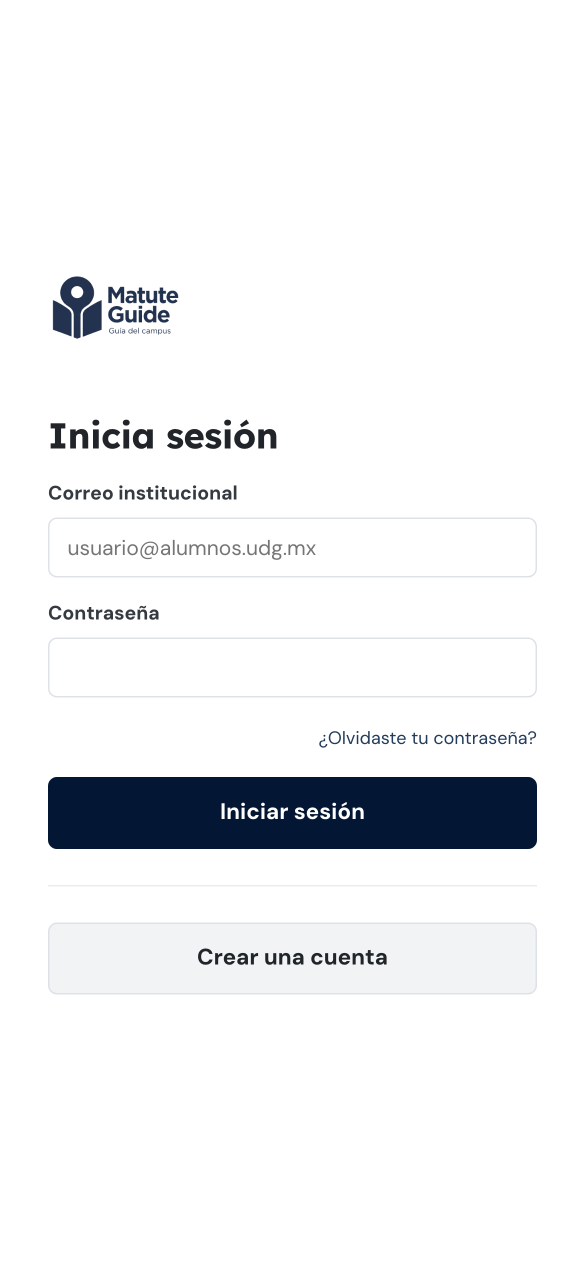
#> input picture docs/pitch/shots/mobile-dashboard.png, 1170 x 2532 px, found by its file name (shown at 1/2 size)
$ python mockup_phone.py
#> lines starting #> are read from the running program, lines starting #| are printed output that depends on the picture
"""Compone un mockup de iPhone con el screenshot móvil."""
from PIL import Image, ImageDraw

SCREEN = '/Users/diego/Documents/proyectos/web/docs/pitch/shots/mobile-dashboard.png'
OUT = '/Users/diego/Documents/proyectos/web/docs/pitch/shots/mobile-mockup.png'

NAVY = (23, 40, 70)
SURFACE = (248, 249, 250)

# Phone frame: 432×888 (proporción ~iPhone 14 Pro con bezel)
FRAME_W, FRAME_H = 480, 980
BEZEL = 18
NOTCH_W, NOTCH_H = 130, 28

screen = Image.open(SCREEN).convert('RGB')
#> screen is the input picture: PIL image 1170x2532 RGB; mean R, G, B 239.6, 240.7, 242.4
sw, sh = screen.size  # debe ser 390×844 @3x = 1170×2532
#> sw = 1170; sh = 2532

# Resize screenshot al área del display
display_w = FRAME_W - 2 * BEZEL
display_h = FRAME_H - 2 * BEZEL
screen_resized = screen.resize((display_w, display_h), Image.Resampling.LANCZOS)
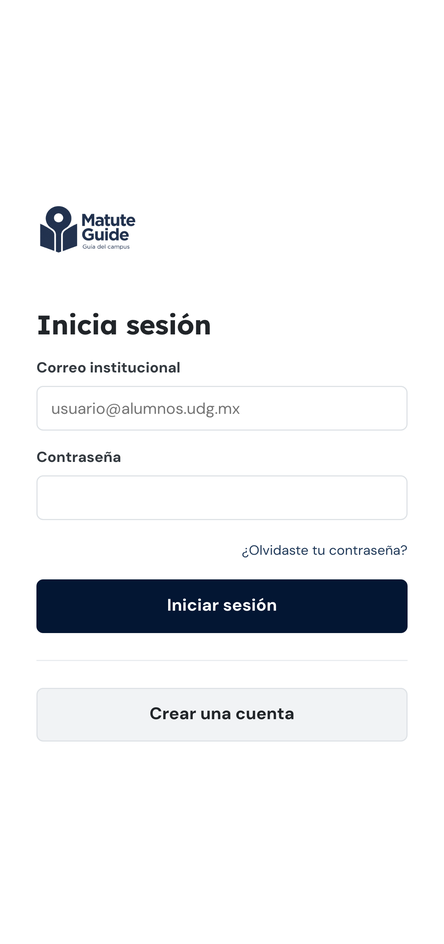
#> screen_resized: PIL image 444x944 RGB; mean R, G, B 239.5, 240.6, 242.3

# Compose
mockup = Image.new('RGBA', (FRAME_W, FRAME_H), (0, 0, 0, 0))
#> mockup: PIL image 480x980 RGBA; every value is 0
d = ImageDraw.Draw(mockup)

# Frame del teléfono (negro con border-radius)
RADIUS = 56
d.rounded_rectangle([0, 0, FRAME_W, FRAME_H], radius=RADIUS,
                    fill=(15, 15, 20, 255))

# Pegar el screenshot dentro
mask = Image.new('L', (display_w, display_h), 0)
#> mask: PIL image 444x944 L; every value is 0
md = ImageDraw.Draw(mask)
md.rounded_rectangle([0, 0, display_w, display_h], radius=RADIUS - BEZEL,
                     fill=255)
mockup.paste(screen_resized.convert('RGBA'),
             (BEZEL, BEZEL), mask)
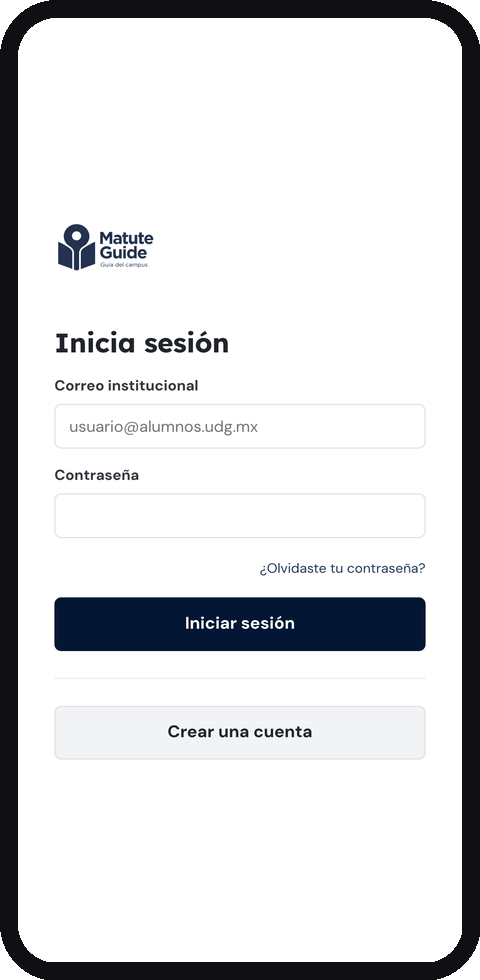
#> mockup: PIL image 480x980 RGBA; mean R, G, B, A 214.4, 215.3, 217.4, 253.6; transparent parts drawn white

# Notch
notch_x = (FRAME_W - NOTCH_W) // 2
d.rounded_rectangle([notch_x, BEZEL + 4, notch_x + NOTCH_W,
                     BEZEL + 4 + NOTCH_H], radius=14, fill=(15, 15, 20, 255))

# Speaker dot dentro del notch
d.ellipse([notch_x + NOTCH_W - 22, BEZEL + 14,
           notch_x + NOTCH_W - 12, BEZEL + 24], fill=(40, 40, 50, 255))

mockup.save(OUT, 'PNG', optimize=True)
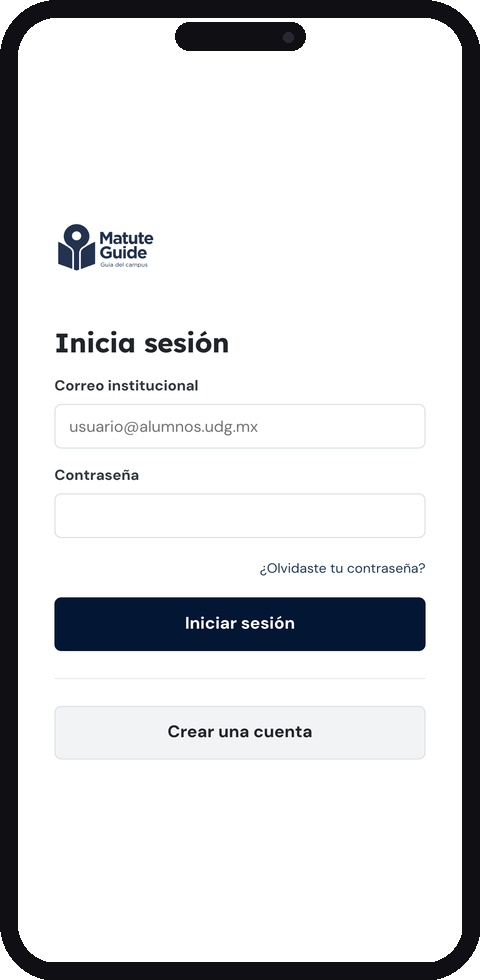
#> saved as mobile-mockup.png: PIL image 480x980 RGBA; mean R, G, B, A 212.5, 213.5, 215.6, 253.6; transparent parts drawn white
print(f'✓ {OUT}')

# También un mockup del horario (usando otro screenshot móvil)
print('Capturando segundo screenshot móvil para horario...')

$ run again, with docs/pitch/shots/admin-carreras.png copied over docs/pitch/shots/mobile-dashboard.png
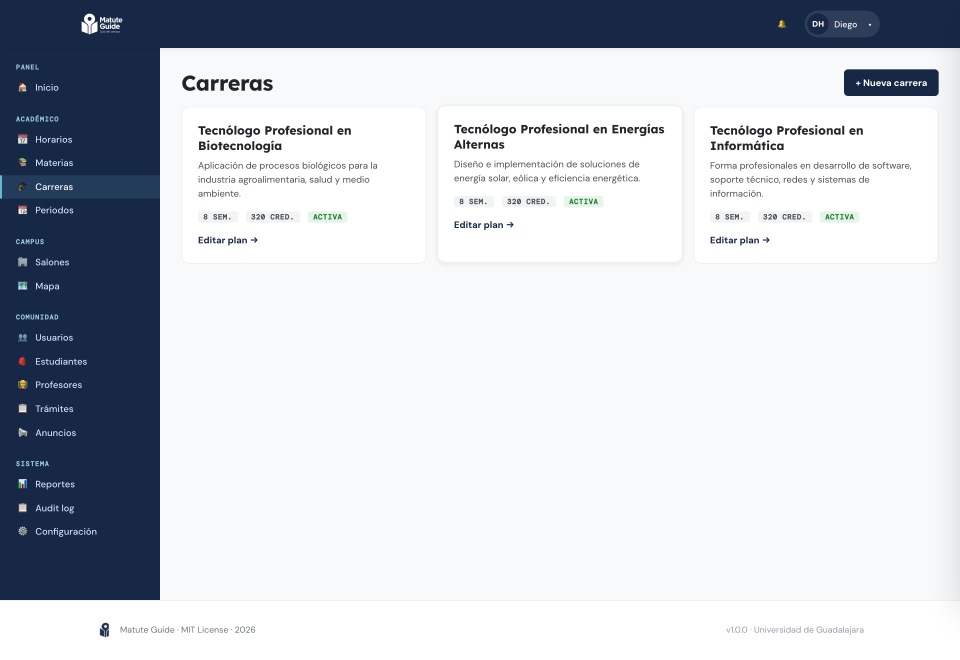
#> input picture docs/pitch/shots/admin-carreras.png, 2880 x 1978 px, found by its file name (shown at 1/3 size)
#> screen is the input picture: PIL image 2880x1978 RGB; mean R, G, B 199.5, 203.9, 210.8
#> `screen_resized = screen.resize((display_w, display_h), Image.Resamplin..`:
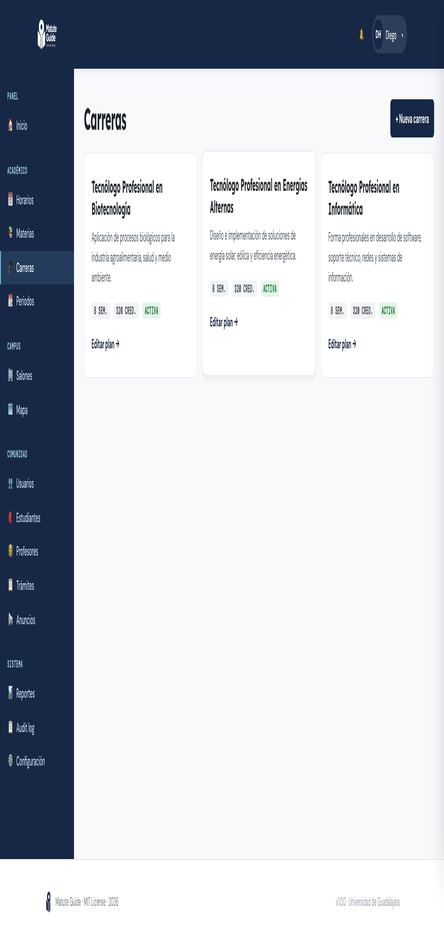
#> screen_resized: PIL image 444x944 RGB; mean R, G, B 199.4, 203.8, 210.8
#> mask: PIL image 444x944 L; every value is 0
#> `mockup.save(OUT, 'PNG', optimize=True)`:
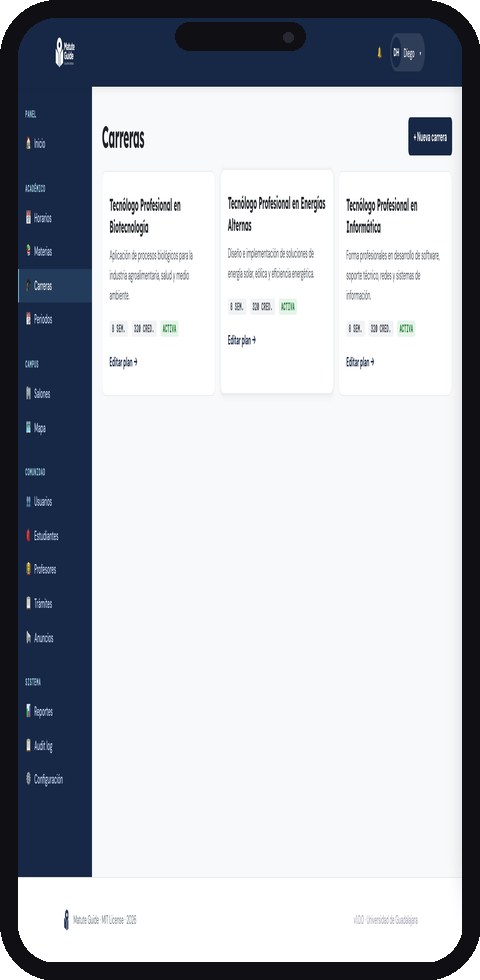
#> saved as mobile-mockup.png: PIL image 480x980 RGBA; mean R, G, B, A 178.9, 182.6, 189.2, 253.6; transparent parts drawn white

$ run again, with docs/pitch/shots/admin-dashboard.png copied over docs/pitch/shots/mobile-dashboard.png
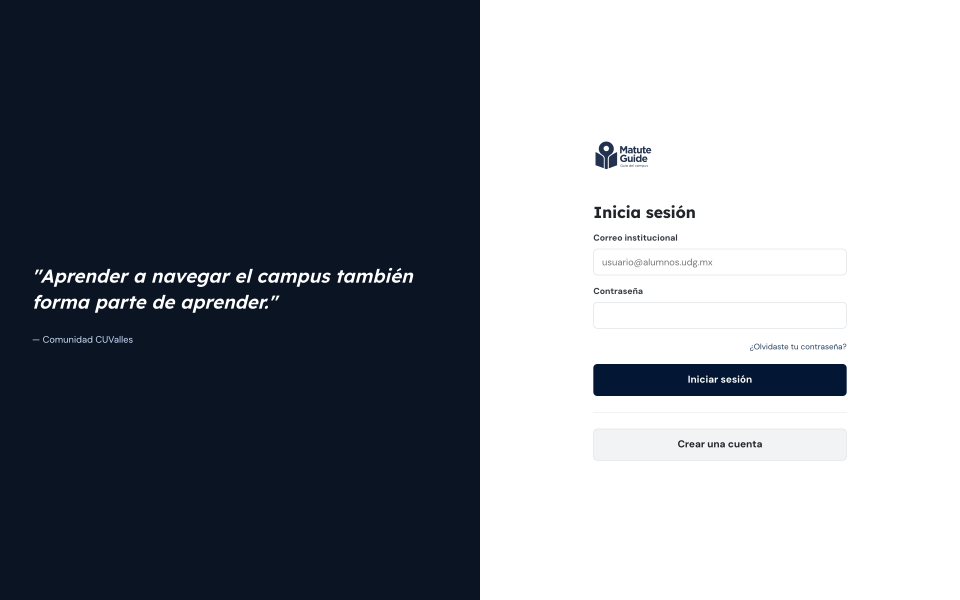
#> input picture docs/pitch/shots/admin-dashboard.png, 2880 x 1800 px, found by its file name (shown at 1/3 size)
#> screen is the input picture: PIL image 2880x1800 RGB; mean R, G, B 130, 134.7, 142.6
#> `screen_resized = screen.resize((display_w, display_h), Image.Resamplin..`:
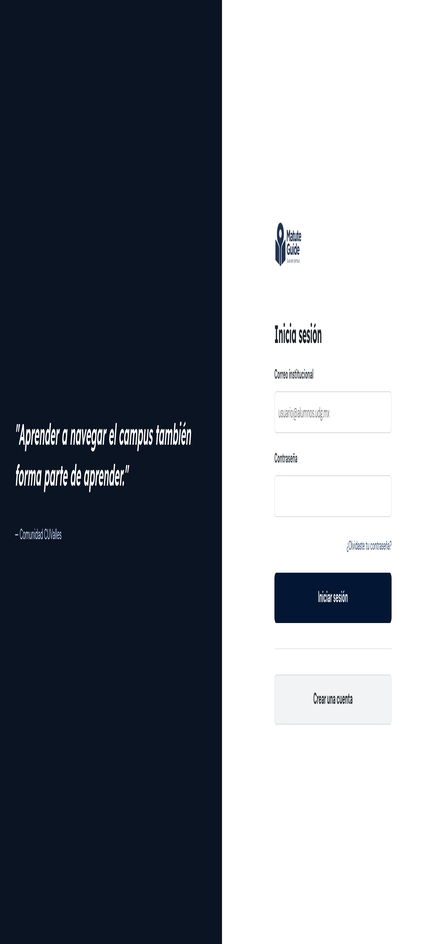
#> screen_resized: PIL image 444x944 RGB; mean R, G, B 129.9, 134.7, 142.6
#> mask: PIL image 444x944 L; every value is 0
#> `mockup.save(OUT, 'PNG', optimize=True)`:
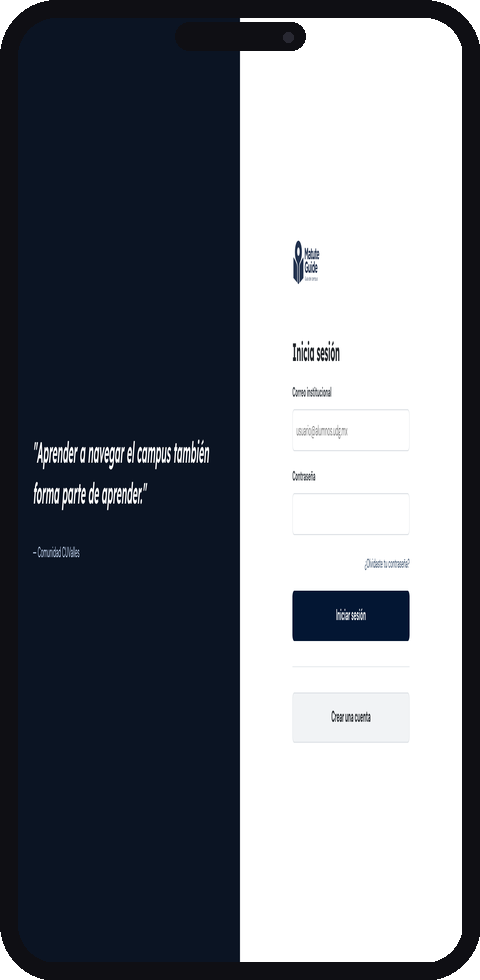
#> saved as mobile-mockup.png: PIL image 480x980 RGBA; mean R, G, B, A 116.1, 120.3, 127.9, 253.6; transparent parts drawn white

$ run again, with docs/pitch/shots/admin-horarios.png copied over docs/pitch/shots/mobile-dashboard.png
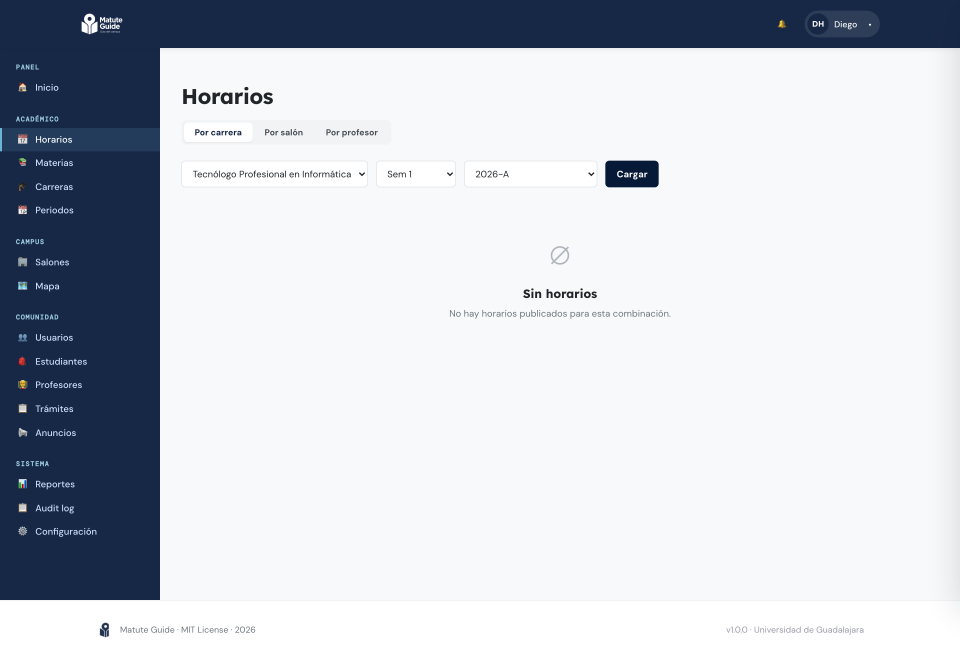
#> input picture docs/pitch/shots/admin-horarios.png, 2880 x 1978 px, found by its file name (shown at 1/3 size)
#> screen is the input picture: PIL image 2880x1978 RGB; mean R, G, B 200.3, 204.7, 211.7
#> `screen_resized = screen.resize((display_w, display_h), Image.Resamplin..`:
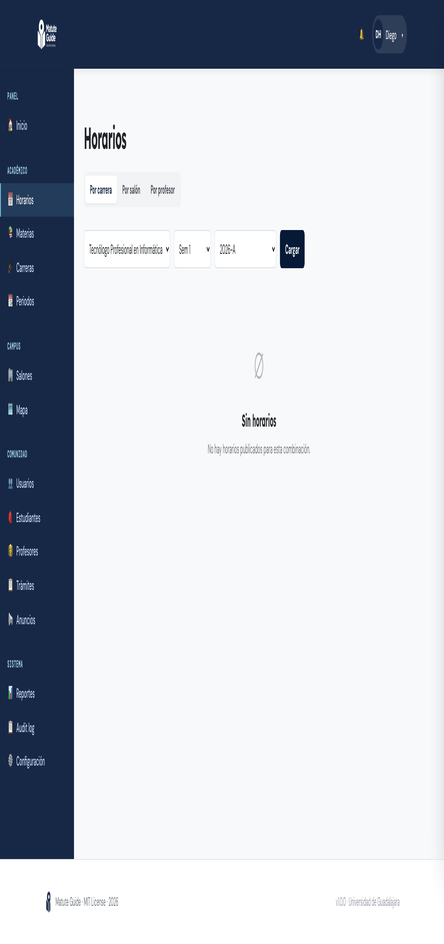
#> screen_resized: PIL image 444x944 RGB; mean R, G, B 200.3, 204.7, 211.7
#> mask: PIL image 444x944 L; every value is 0
#> `mockup.save(OUT, 'PNG', optimize=True)`:
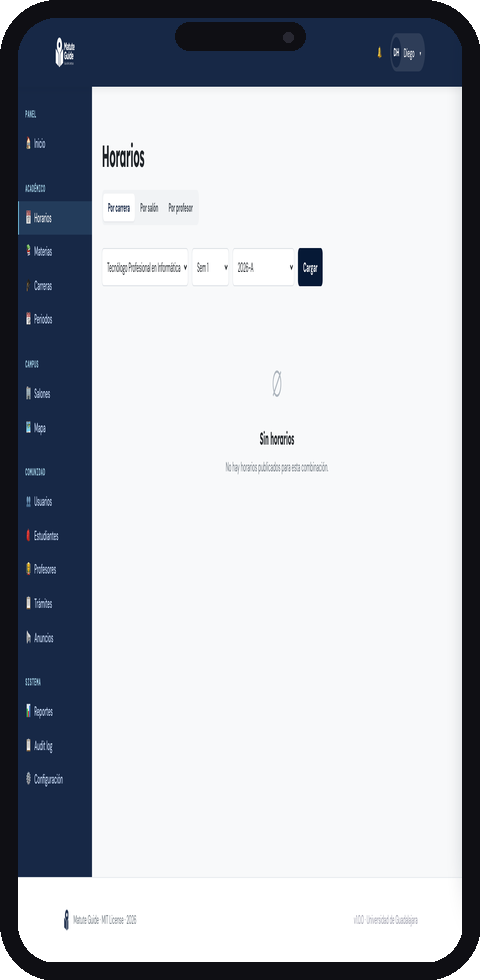
#> saved as mobile-mockup.png: PIL image 480x980 RGBA; mean R, G, B, A 179.7, 183.4, 190, 253.6; transparent parts drawn white
